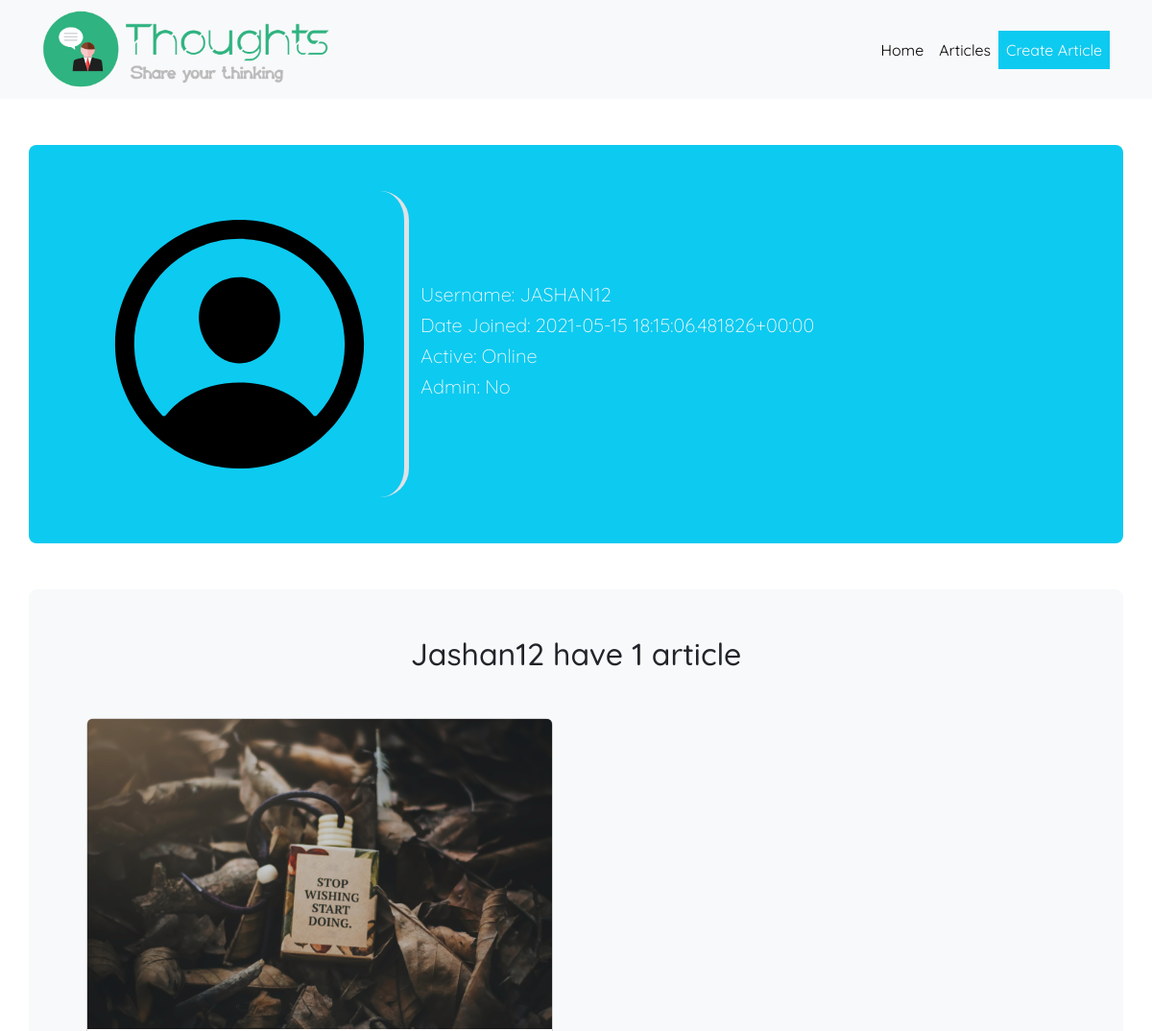
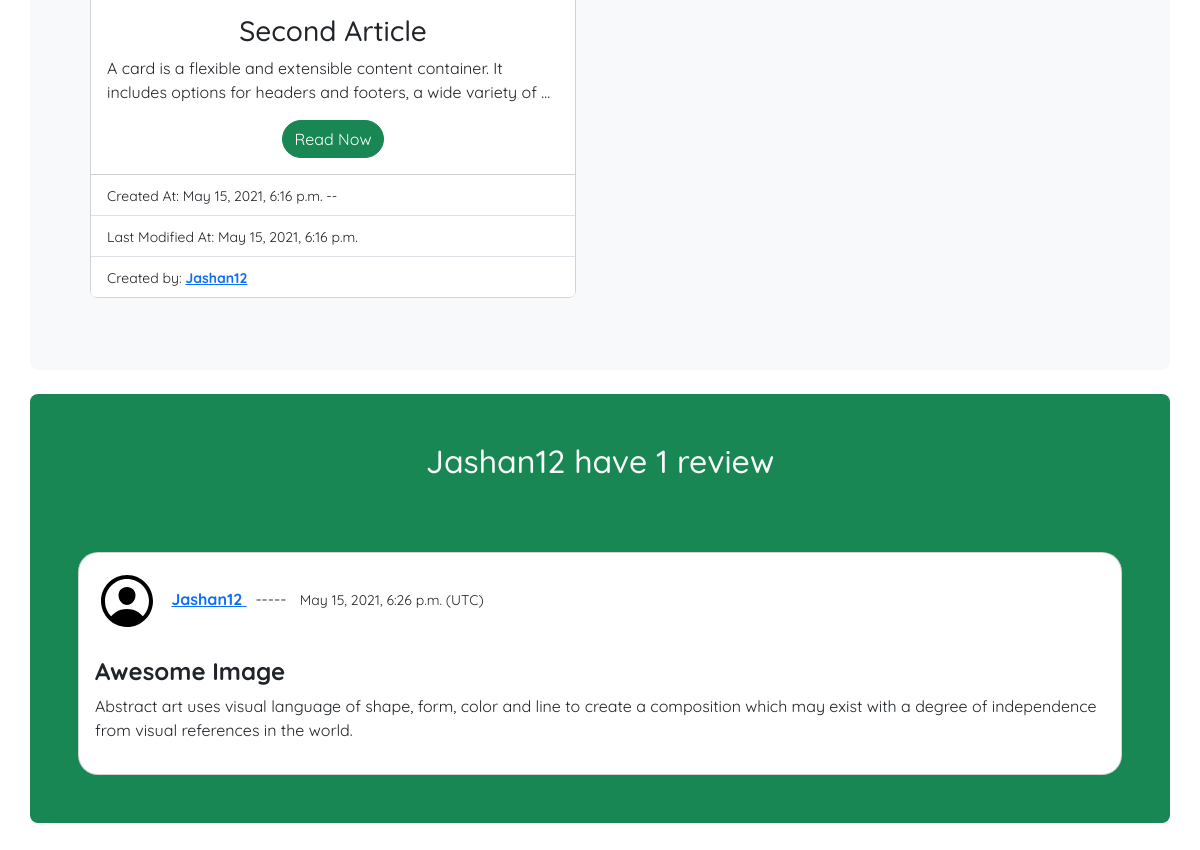
/user/jashan12 (signed in), run on the app's committed database (2 pictures, top to bottom).
### article/models.py (models this page shows, shortened)
class Article(models.Model):
    title = models.CharField(max_length=256)
    cover_image = models.ImageField(upload_to="article/images/")
    body = models.TextField(null=True)
    modifiedAt = models.DateTimeField(auto_now=True, null=True)
    createdAt = models.DateTimeField(auto_now_add=True, null=True)
    featured = models.BooleanField(default=False)
    user = models.ForeignKey(User, on_delete=models.CASCADE)

class Review(models.Model):
    title = models.CharField(max_length=30)
    body = models.TextField()
    createdAt = models.DateTimeField(auto_now=True)
    user = models.ForeignKey(User, on_delete=models.CASCADE)
    article = models.ForeignKey(Article, on_delete=models.CASCADE)

### user/views.py (the view)
# urls.py: path("user/<str:username>", views.userProfile, name="user.user_profile"),
@login_required
def userProfile(request, username):
    user = User.objects.get(username=username)
    articles = Article.objects.filter(user=user)
    reviews = Review.objects.filter(user=user)
    context = {
        'user': user,
        'articles': articles,
        'reviews': reviews,
    }
    return render(request, "user/profile.html", context)

### user/templates/user/profile.html (shortened to what this page needs)
{% extends 'base/base.html' %}
{% block content %}
    <div class="profile">
        <div class="profile-info rounded-3 row align-items-center bg-info p-5">
            <div class="col-md-4 border-end">
                {% load static %}
                <img src="{% static 'base/person.svg' %}" alt="Avatar">
            </div>
            <div class="col-md-8">
                <h1 class='lead text-light'>Username: {{user.username|upper}}</h1>
                <h1 class='lead text-light'>Date Joined: {{user.date_joined|upper}}</h1>
                <h1 class='lead text-light'>
                    Active: {% if user.is_active %} Online {% else %} Offline {% endif %}
                </h1>
                <h1 class='lead text-light'>
                    Admin: {% if user.is_superuser %} Yes {% else %} No {% endif %}
                </h1>
            </div>
        </div>
        <div class="profile-articles rounded-3 row align-items-center bg-light p-5 mt-5">
            <h2 class='text-center mb-5'> <span class="text-capitalize">{{user.username}}</span> have {{articles.count}} article{{articles.count|pluralize}}</h2>
            <div class="row">
            {% for article in articles %}
                <div class="col-12 col-md-6">
                    <div class="card rounded-3 mb-4">
                    <img
                        src="{{article.cover_image.url}}"
                        class="card-img-top"
                        alt="{{article.title}}"
                    />
                    <div class="card-body">
                        <h3 class="card-title text-center">
                        {{article.title|truncatewords:3 }}
                        </h3>
                        <p class="card-text">{{article.body|truncatewords:20}}</p>
                        <div class="text-center">
                        <a
                            href="{% url 'article.article_detail' article.id  %}"
                            class="btn btn-success rounded-pill"
                            >Read Now</a
                        >
                        </div>
                    </div>
                    <ul class="list-group list-group-flush">
                        <li class="list-group-item">
                        <small> Created At: {{article.createdAt}} -- {{admin}} </small>
                        </li>
                        <li class="list-group-item">
                        <small> Last Modified At: {{article.modifiedAt}} </small>
                        </li>
                        <li class="list-group-item">
                            <small> Created by: <a class="text-capitalize fw-bolder" href="/user/{{article.user.username}}"> {{article.user.username}} </a>
                            </small>
                        </li>
                    </ul>
                    </div>
                </div>
            {% endfor %}
            </div>
        </div>
        <div class="profile-reviews rounded-3 row align-items-center bg-success p-5 mt-4">
            <h2 class='text-center text-light mb-5'> <span class="text-capitalize">{{user.username}}</span> have {{reviews.count}} review{{reviews.count|pluralize}}</h2>
            {% for review in reviews %}
                <div class="review card text-dark rounded-20 p-3 mt-4">
                    <div>
                        {% load static %}
                        <img src="{% static 'base/person.svg' %}" class="person d-inline-block me-2" />
                        <a href="/user/{{review.user.username}}">
                            <strong class="text-capitalize">{{review.user.username}}</strong>
                        </a>
                        &nbsp ----- &nbsp
                        <small>{{review.createdAt}} (UTC)</small>
                    </div>
                    <br>
                    <h4><strong>{{review.title}}</strong></h4>
                    <p>{{review.body}}</p>
                </div>
            {% endfor %}
        </div>
    </div>
{% endblock %}

### static/base/style.css (style rules this page uses)
body { font-family: Quicksand, 'Segoe UI', Tahoma, Geneva, Verdana, sans-serif; }
.rounded-20 { border-radius: 20px; }
.review .person { height: 64px; }
.profile .profile-info .border-end { border-right: 5px solid #dee2e6 !important; border-radius: 30px; }

### data on the page
Article: cover_image (picture), title "Second Article", body "A card is a flexible and extensible content container. It includes options for headers and footers, a wide variety of …", createdAt "May 15, 2021, 6:16 p.m.", modifiedAt "May 15, 2021, 6:16 p.m.", user.username "Jashan12"
Review: user.username "Jashan12", createdAt "May 15, 2021, 6:26 p.m.", title "Awesome Image", body "Abstract art uses visual language of shape, form, color and line to create a composition which may exist with a degree of independence from visual references in the world."

### other printed values
{{ user.username|upper }} "JASHAN12"
{{ user.date_joined|upper }} "2021-05-15 18:15:06.481826+00:00"
{{ user.username }} "Jashan12"
{{ articles.count }} "1"
{{ reviews.count }} "1"
